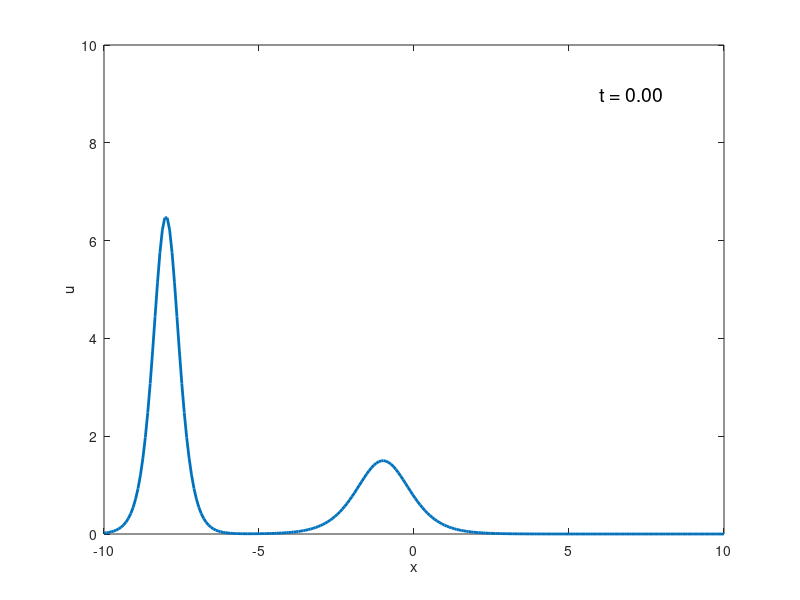

Recreate this plot in MATLAB. (Note: this script raises an error after producing the figure.)
%lie trotter
%Kdv Dos_solitones

clear all
clc
set(gca,'FontSize',8)
set(gca,'LineWidth',2)

N = 256;
x = linspace(-10,10,N);
delta_x = x(2) - x(1);% paso espacial
delta_k = 2*pi/(N*delta_x);

k = [0:delta_k:(N/2-1)*delta_k,0,-(N/2-1)*delta_k:delta_k:-delta_k];% armonicos
c_1=13; % velocidad 1
c_2 =3; % velocidad 2

u = 1/2*c_1*(sech(sqrt(c_1)*(x+8)/2)).^2 + 1/2*c_2*(sech(sqrt(c_2)*(x+1)/2)).^2; % solucion inicial

delta_t = 0.4/N^2; % paso temporal
t=0;
plot(x,u,'LineWidth',2)
axis([-10 10 0 10])
xlabel('x')
ylabel('u')
text(6,9,['t = ',num2str(t,'%1.2f')],'FontSize',14)
drawnow

gammas = {[0.5]; [-1/16, 9/16]};
q = 4; % PEDIR POR INPUT
s = q/2;

tmax = 1.5;
nplt = floor((tmax/100)/delta_t);
nmax = round(tmax/delta_t);
udata = u.';
tdata = 0;
U = fft(u);% transformada rapida de fourier

for n = 1:nmax-40000
    t = n*delta_t;
    
    U_aux = zeros(1, N);
    for m = 1:s
      Phi_plus = get_phi(U, k, delta_t, m, true, m);
      Phi_minus = get_phi(U, k, delta_t, m, false, m);
    
      % integrador simetrico
      U_aux = U_aux + gammas{s}(m) * (Phi_plus + Phi_minus);
    endfor
    U = U_aux;
    
    if mod(n,nplt) == 0
        u = real(ifft(U));
        udata = [udata u.']; tdata = [tdata t];
        if mod(n,4*nplt) == 0
            plot(x,u,'LineWidth',2)
            axis([-10 10 0 10])
            xlabel('x')
            ylabel('u')
            text(6,9,['t = ',num2str(t,'%1.2f')],'FontSize',10)
            drawnow
        end
    end
end

figure

waterfall(x,tdata(1:4:end),udata(:,1:4:end)')
xlabel x, ylabel t, axis([-10 10 0 tmax 0 10]), grid off
zlabel u